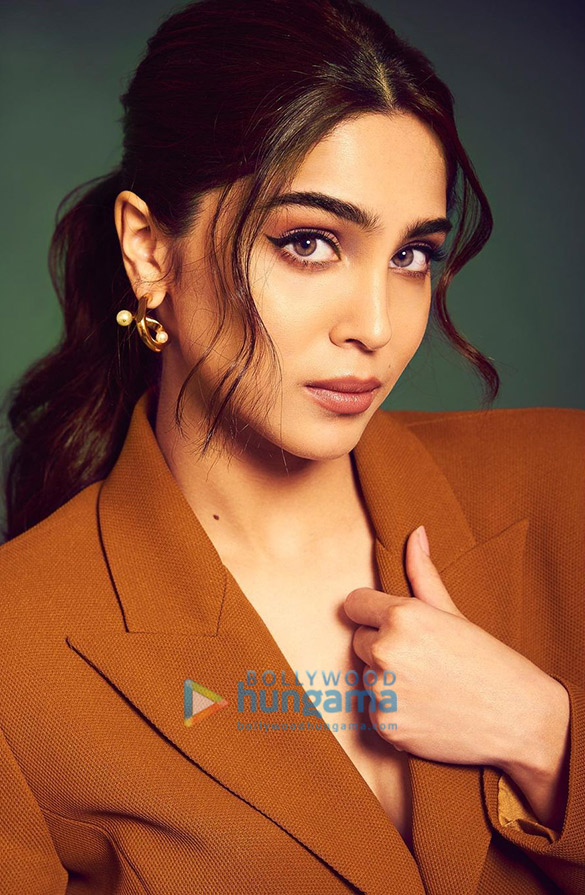
#> input picture Open CV/Tutorials/Images/sharbhari.jpg, 585 x 895 px, found by its file name
$ jupyter execute 'T7 (image addition & substraction).ipynb'
#> lines starting #> are read from the running program, lines starting #| are printed output that depends on the picture
[cell 1]
import cv2
image1 = cv2.imread(r"C:\Users\neupa\Libraries-Workshops\Open CV\Tutorials\Images\sharbhari.jpg")
#> image1 is the input picture: shape (895, 585, 3); mean B, G, R 57.4, 83.3, 134.2
image2 = cv2.imread(r"C:\Users\neupa\Libraries-Workshops\Open CV\Tutorials\Images\SRK.jpg")
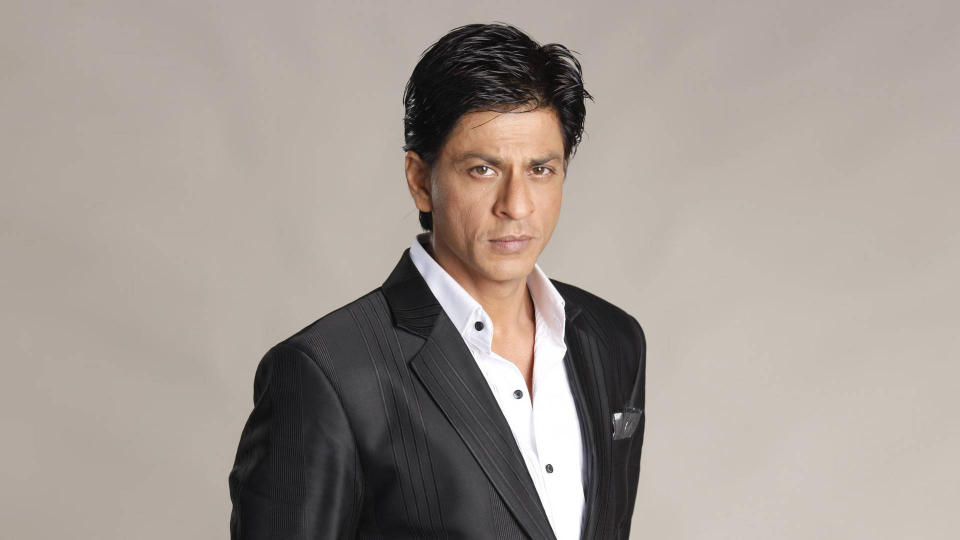
#> input picture Open CV/Tutorials/Images/SRK.jpg, 1920 x 1080 px, found by its file name (shown at 1/2 size)
#> image2 is the input picture: shape (1080, 1920, 3); mean B, G, R 146.6, 153.7, 163.2
image1 = cv2.resize(image1,(300,300))
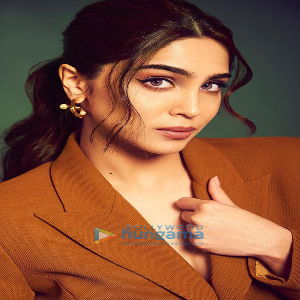
#> image1: shape (300, 300, 3); mean B, G, R 57.3, 83.2, 134.1
image2 = cv2.resize(image2,(300,300))
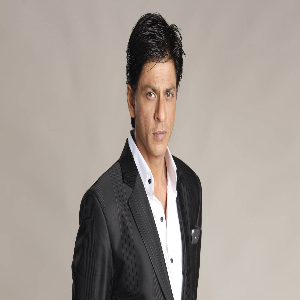
#> image2: shape (300, 300, 3); mean B, G, R 146.5, 153.6, 163.1
new_img = cv2.addWeighted(image1,0.6,image2,0.3,1)
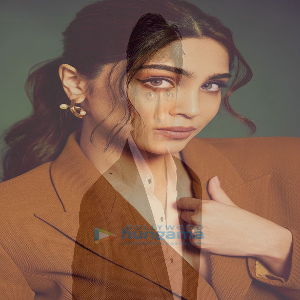
#> new_img: shape (300, 300, 3); mean B, G, R 79.4, 97, 130.4
#new_img = cv2.subtract(image2, image1)
cv2.imshow("my window",new_img)
cv2.waitKey(0)
cv2.destroyAllWindows()
